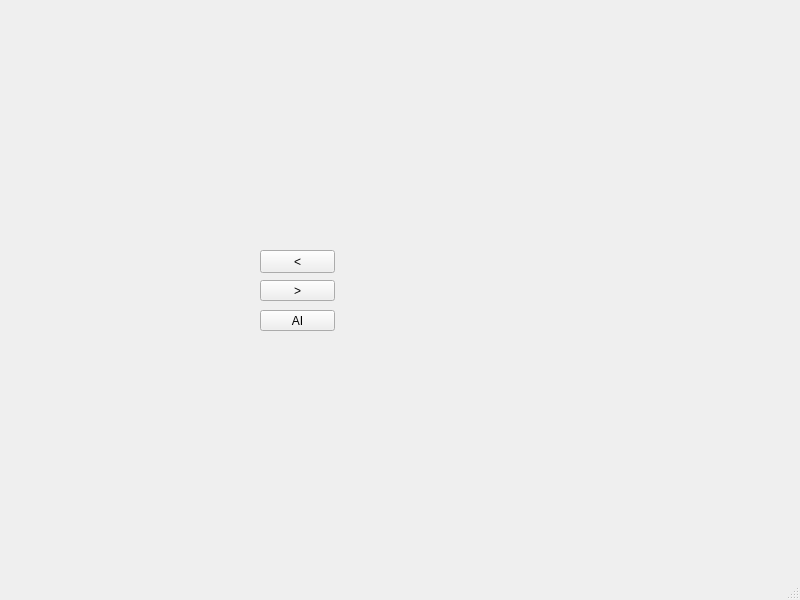
<?xml version="1.0" encoding="UTF-8"?>
<ui version="4.0">
 <class>GameWindow</class>
 <widget class="QMainWindow" name="GameWindow">
  <property name="geometry">
   <rect>
    <x>0</x>
    <y>0</y>
    <width>800</width>
    <height>600</height>
   </rect>
  </property>
  <property name="windowTitle">
   <string>MainWindow</string>
  </property>
  <widget class="QWidget" name="centralwidget">
   <widget class="QPushButton" name="btnUndoAction">
    <property name="geometry">
     <rect>
      <x>260</x>
      <y>250</y>
      <width>75</width>
      <height>23</height>
     </rect>
    </property>
    <property name="text">
     <string>&lt;</string>
    </property>
   </widget>
   <widget class="QPushButton" name="btnRedoAction">
    <property name="geometry">
     <rect>
      <x>260</x>
      <y>280</y>
      <width>75</width>
      <height>21</height>
     </rect>
    </property>
    <property name="text">
     <string>&gt;</string>
    </property>
   </widget>
   <widget class="QPushButton" name="btnAI">
    <property name="geometry">
     <rect>
      <x>260</x>
      <y>310</y>
      <width>75</width>
      <height>21</height>
     </rect>
    </property>
    <property name="text">
     <string>AI</string>
    </property>
   </widget>
  </widget>
  <widget class="QMenuBar" name="menubar">
   <property name="geometry">
    <rect>
     <x>0</x>
     <y>0</y>
     <width>800</width>
     <height>18</height>
    </rect>
   </property>
  </widget>
  <widget class="QStatusBar" name="statusbar"/>
 </widget>
 <resources/>
 <connections/>
</ui>
